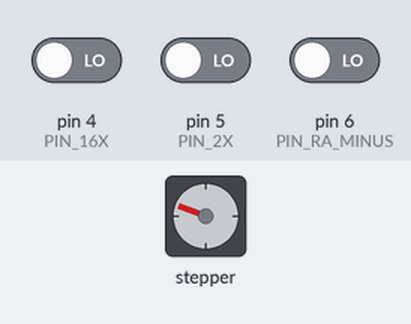
Simulated run of this sketch. Board: Arduino Uno, built with avr-gcc and run on an emulated ATmega328P. On the bench: stepper motor. Wiring (inferred from the names in the program): stepper motor driver (200 steps per turn assumed): step pin 2; direction pin 3. The test bench sets the inputs (shaded band); at power-on: pin 4 (PIN_16X) LOW, pin 6 (PIN_RA_MINUS) LOW, pin 5 (PIN_2X) LOW.

Above: at 1.2 s.
1.3 s: pin 4 (PIN_16X) driven HIGH
At 2.01 s:
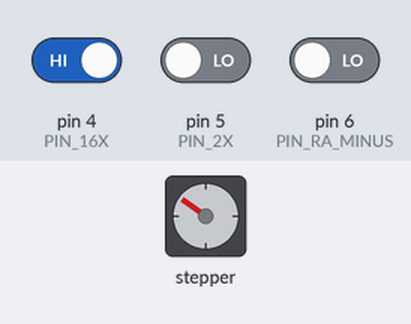
4.3 s: pin 6 (PIN_RA_MINUS) driven HIGH
At 4.72 s:
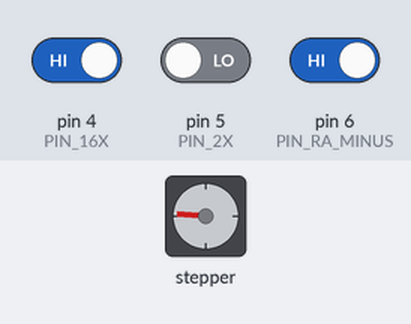
7.3 s: pin 4 (PIN_16X) driven LOW
At 8.38 s:
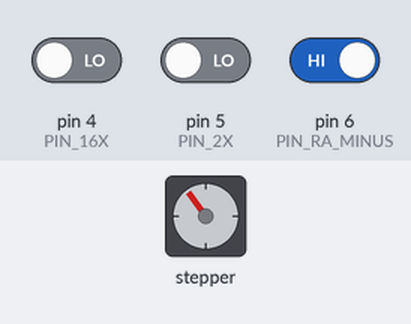
10.3 s: pin 4 (PIN_16X) driven HIGH
At 11.17 s:
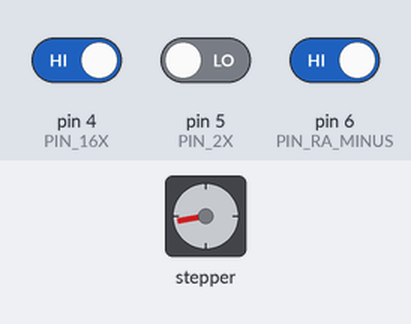
13.3 s: pin 4 (PIN_16X) driven LOW
16.3 s: pin 5 (PIN_2X) driven HIGH
Timing chart, 0 to 20.3 s (numbered marks = the images above; inputs shaded):
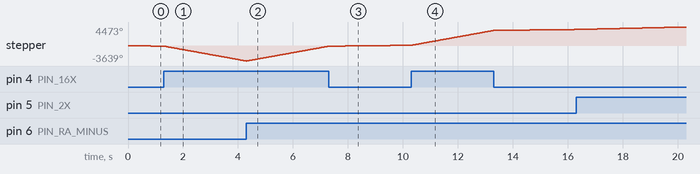

The sketch:

Telescope_mod.ino
```cpp
// (licence header left out)
#define PIN_RA_STEP  2         //define step pin
#define PIN_RA_DIRECTION  3
#define PIN_16X  4               //8X speed only when switch is pushed
#define PIN_2X  5
#define PIN_RA_MINUS  6       // change the direction
#define STEP_INTERVAL_SIDEREAL  24389.74     // u second    this is configured for my telescope and gear ratios
#define STEP_INTERVAL_2X_SIDEREAL  12194.87  // u seconds   this is configured for my telescope and gear ratios
#define STEP_INTERVAL_16X_SIDEREAL  1524.36   // u seconds  this is configured for my telescope and gear ratios

uint32_t last_pulse;

void setup()
{
  pinMode(PIN_RA_STEP, OUTPUT);
  pinMode(PIN_RA_DIRECTION, OUTPUT);
  pinMode(PIN_16X, INPUT);
  pinMode(PIN_2X, INPUT);
  pinMode(PIN_RA_MINUS, INPUT);
  digitalWrite(PIN_RA_DIRECTION, LOW);                  // for changing the direction in Northen or southern hemisphere
  digitalWrite(PIN_16X, LOW);
  digitalWrite(PIN_2X, LOW);
  digitalWrite(PIN_RA_MINUS, LOW);
  Serial.begin(115200);
  last_pulse = micros();
}

void loop()
{
  setRightAscensionDirection();
  checkSpeed();
}

void setRightAscensionDirection()
{
  if (digitalRead(PIN_RA_MINUS) == HIGH)
  {
    digitalWrite(PIN_RA_DIRECTION, HIGH);                 // counterclockwise
  }
  else
  {
    digitalWrite(PIN_RA_DIRECTION, LOW);                // clockwise
  }
}

void checkSpeed()
{
  if ((digitalRead(PIN_16X) == HIGH))
  {
    if (micros() - last_pulse >= STEP_INTERVAL_16X_SIDEREAL)
    {
      last_pulse += STEP_INTERVAL_16X_SIDEREAL;
      digitalWrite(PIN_RA_STEP, LOW);
      digitalWrite(PIN_RA_STEP, HIGH);
    }
  }

  if ((digitalRead(PIN_2X) == HIGH))
  {
    if (micros() - last_pulse >= STEP_INTERVAL_2X_SIDEREAL)
    {
      last_pulse += STEP_INTERVAL_2X_SIDEREAL;
      digitalWrite(PIN_RA_STEP, LOW);
      digitalWrite(PIN_RA_STEP, HIGH);
    }
  }
  else
  {
        if (micros() - last_pulse >= STEP_INTERVAL_SIDEREAL)
    {
      last_pulse += STEP_INTERVAL_SIDEREAL;
      digitalWrite(PIN_RA_STEP, LOW);
      digitalWrite(PIN_RA_STEP, HIGH);
    }
  }
}
```
